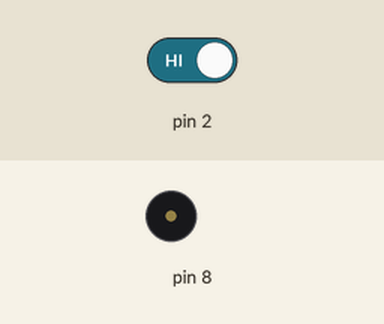
A sketch run on a simulated Arduino Uno, built with avr-gcc and run on an emulated ATmega328P. On the bench: buzzer (waves = sounding). The test bench sets the inputs (shaded band); at power-on: pin 2 HIGH.

Above: at 1.2 s.
1.3 s: pin 2 driven LOW
At 2.0 s:
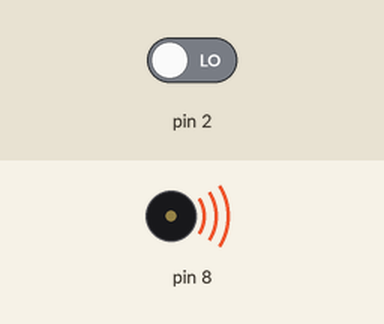
2.8 s: pin 2 driven HIGH
At 3.1 s:
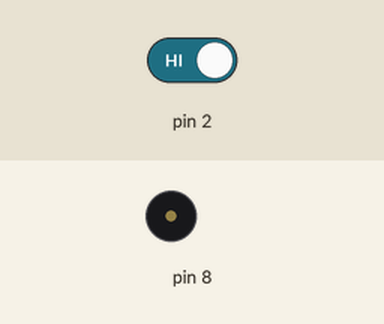
Timing chart, 0 to 5.8 s (numbered marks = the images above; inputs shaded):
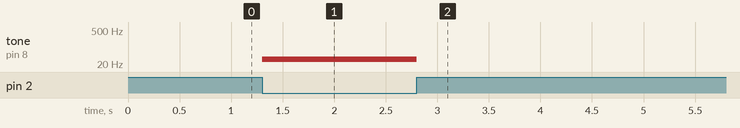

Measured:
- after the input at 1.3 s, tone on pin 8: silent → 32 Hz at once
- after the input at 2.8 s, tone on pin 8: 32 Hz → silent at once

The sketch:

tone.ino
```cpp
const int octave[7] = {262, 294, 330, 349, 392, 440, 494};
int oct = 1;

void setup(){
 pinMode(2, INPUT);
}

void loop(){
  //if(digitalRead(2) == LOW){
  // while(digitalRead(2) == LOW){;}
   //start();

 // }

   if(digitalRead(2) == LOW){
    tone(8,octave[0] / 8);
   }else{
    noTone(8);
   }
}

void start(){
  int i;
 for(oct = 1; oct < 32; oct = oct << 1){
  for(i = 0; i < 7; ++i){
   tone(8, ( octave[i] / 4 ) * oct, 100);
   delay(100);
  }
 }
}
```
